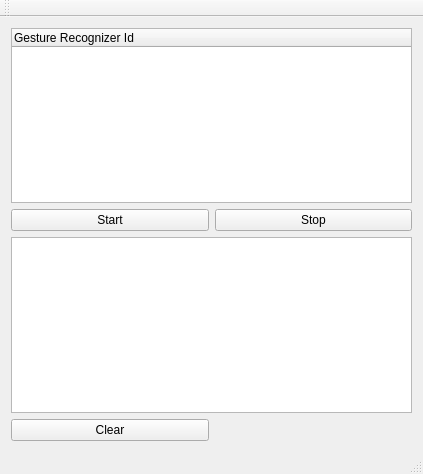
<?xml version="1.0" encoding="UTF-8"?>
  <ui version="4.0">
   <class>MainWindow</class>
   <widget class="QMainWindow" name="MainWindow">
    <property name="geometry">
     <rect>
      <x>0</x>
      <y>0</y>
      <width>423</width>
      <height>474</height>
     </rect>
    </property>
    <property name="windowTitle">
     <string>MainWindow</string>
    </property>
    <widget class="QWidget" name="centralWidget">
     <layout class="QGridLayout" name="gridLayout">
      <item row="0" column="0" colspan="2">
       <widget class="QTreeWidget" name="treeWidget">
        <column>
         <property name="text">
          <string>Gesture Recognizer Id</string>
         </property>
        </column>
       </widget>
      </item>
      <item row="1" column="0">
       <widget class="QPushButton" name="startPushButton">
        <property name="text">
         <string>Start</string>
        </property>
       </widget>
      </item>
      <item row="1" column="1">
       <widget class="QPushButton" name="stopPushButton">
        <property name="text">
         <string>Stop</string>
        </property>
       </widget>
      </item>
      <item row="2" column="0" colspan="2">
       <widget class="QTextEdit" name="textEdit">
        <property name="html">
         <string>&lt;!DOCTYPE HTML PUBLIC &quot;-//W3C//DTD HTML 4.0//EN&quot; &quot;http://www.w3.org/TR/REC-html40/strict.dtd&quot;&gt;
  &lt;html&gt;&lt;head&gt;&lt;meta name=&quot;qrichtext&quot; content=&quot;1&quot; /&gt;&lt;style type=&quot;text/css&quot;&gt;
  p, li { white-space: pre-wrap; }
  &lt;/style&gt;&lt;/head&gt;&lt;body style=&quot; font-family:'Lucida Grande'; font-size:13pt; font-weight:400; font-style:normal;&quot;&gt;
  &lt;p style=&quot;-qt-paragraph-type:empty; margin-top:0px; margin-bottom:0px; margin-left:0px; margin-right:0px; -qt-block-indent:0; text-indent:0px; font-family:'Sans Serif'; font-size:9pt;&quot;&gt;&lt;/p&gt;&lt;/body&gt;&lt;/html&gt;</string>
        </property>
       </widget>
      </item>
      <item row="3" column="0">
       <widget class="QPushButton" name="pushButton">
        <property name="text">
         <string>Clear</string>
        </property>
       </widget>
      </item>
     </layout>
    </widget>
    <widget class="QMenuBar" name="menuBar">
     <property name="geometry">
      <rect>
       <x>0</x>
       <y>0</y>
       <width>423</width>
       <height>22</height>
      </rect>
     </property>
    </widget>
    <widget class="QToolBar" name="mainToolBar">
     <attribute name="toolBarArea">
      <enum>TopToolBarArea</enum>
     </attribute>
     <attribute name="toolBarBreak">
      <bool>false</bool>
     </attribute>
    </widget>
    <widget class="QStatusBar" name="statusBar"/>
   </widget>
   <layoutdefault spacing="6" margin="11"/>
   <resources/>
   <connections/>
  </ui>
